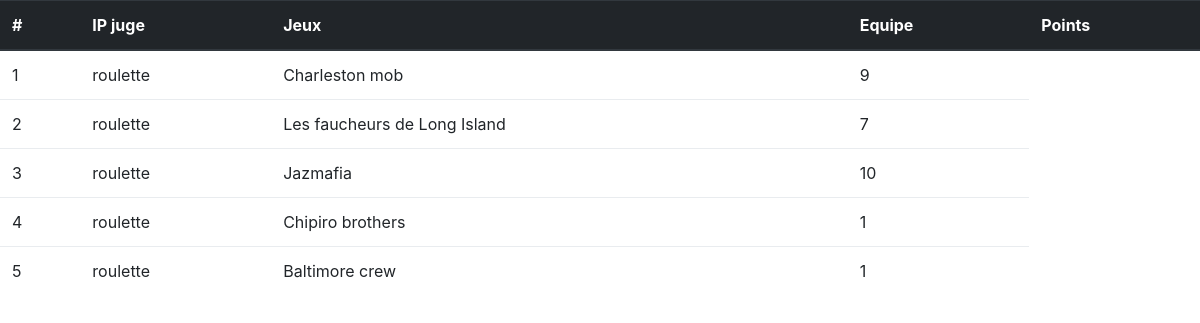
The page /display on the database its author committed.
### tables this page shows
CREATE TABLE tournament(
            id INTEGER PRIMARY KEY AUTOINCREMENT UNIQUE,
            jeux TEXT,
            equipe TEXT,
            points INTEGER
        );

### main.py (the view)
@app.route('/display')
def display_results():
    cursor = conn.cursor()
    cursor.execute("""SELECT id,jeux,equipe,points FROM tournament""")
    rows = cursor.fetchall()
    return render_template('display_result.html', data=rows)

### templates/display_result.html (shortened to what this page needs)
<!doctype html>
<html lang="fr">
  <head>
    <link href="{{ url_for('static',filename='css/bootstrap.min.css')}}" rel="stylesheet">
  </head>
<body>
<table class="table">
  <thead class="thead-dark">
    <tr>
      <th scope="col">#</th>
      <th scope="col">IP juge</th>
      <th scope="col">Jeux</th>
      <th scope="col">Equipe</th>
      <th scope="col">Points</th>
    </tr>
  </thead>
  <tbody>
    {% for line in data %}
   <tr>
     {% for d in line %}
     <td>{{ d }}</td>
     {% endfor %}
   </tr>
   {% endfor %}
 </tbody>
</table>
</body>
</html>

### rows shown on the page
tournament: line "1" "9", jeux "roulette", equipe "Charleston mob"
tournament: line "2" "7", jeux "roulette", equipe "Les faucheurs de Long Island"
tournament: line "3" "10", jeux "roulette", equipe "Jazmafia"
tournament: line "4" "1", jeux "roulette", equipe "Chipiro brothers"
tournament: line "5" "1", jeux "roulette", equipe "Baltimore crew"
